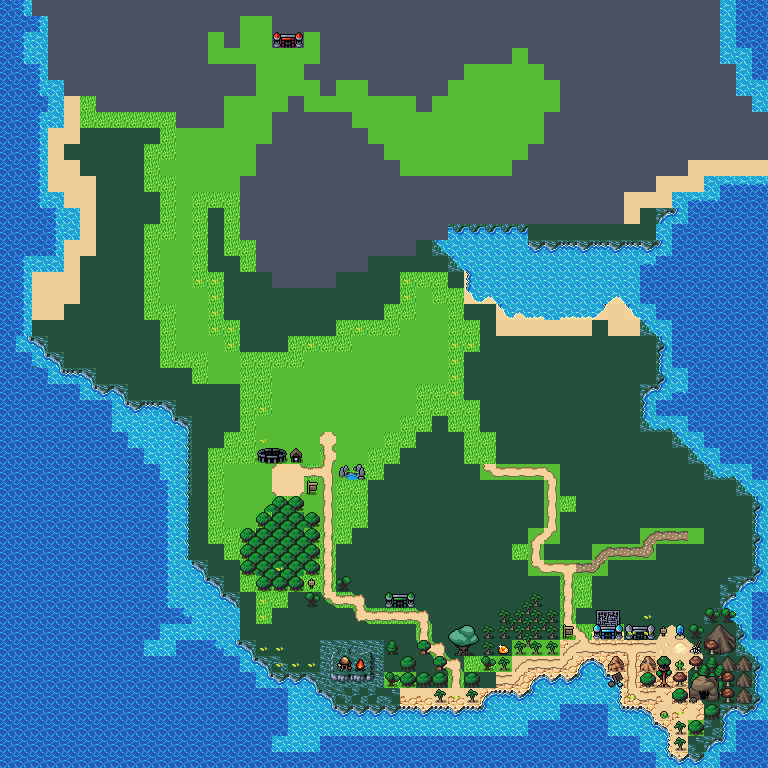

Rendered tile map (Tiled .tmx) drawn with the repository's tilesets; below, a short description and the map source with its tile grids summarised:
An orthogonal 48x48 tile map with 16x16 px tiles, 9 tile layers (Base, Detail, TopDetail, TopDetail2, ...), 19 tilesets.

<map version="1.5" tiledversion="1.7.0" orientation="orthogonal" renderorder="right-down" width="48" height="48" tilewidth="16" tileheight="16" infinite="0" nextlayerid="12" nextobjectid="1">
 <editorsettings>
  <export target="overworld2.json" format="json" />
 </editorsettings>
 <tileset firstgid="1" name="allbuildingtileset" tilewidth="16" tileheight="16" tilecount="672" columns="16">
  <image source="../tilesets/allbuildingtileset.png" width="256" height="672" />
 </tileset>
 <tileset firstgid="673" name="OceanAnimated" tilewidth="16" tileheight="16" tilecount="168" columns="8">
  <image source="../tilesets/ocean/OceanAnimated.png" width="128" height="336" />
  <tile id="8">
   <properties>
    <property name="collides" type="bool" value="true" />
   </properties>
   <animation>
    <frame tileid="8" duration="300" />
    <frame tileid="9" duration="300" />
    <frame tileid="10" duration="300" />
    <frame tileid="11" duration="300" />
    <frame tileid="12" duration="300" />
    <frame tileid="13" duration="300" />
    <frame tileid="14" duration="300" />
    <frame tileid="15" duration="300" />
   </animation>
  </tile>
  <tile id="16">
   <animation>
    <frame tileid="16" duration="300" />
    <frame tileid="17" duration="300" />
    <frame tileid="18" duration="300" />
    <frame tileid="19" duration="300" />
    <frame tileid="20" duration="300" />
    <frame tileid="21" duration="300" />
    <frame tileid="22" duration="300" />
    <frame tileid="23" duration="300" />
   </animation>
  </tile>
  <tile id="40">
   <animation>
    <frame tileid="40" duration="300" />
    <frame tileid="41" duration="300" />
    <frame tileid="42" duration="300" />
    <frame tileid="43" duration="300" />
    <frame tileid="44" duration="300" />
    <frame tileid="45" duration="300" />
    <frame tileid="46" duration="300" />
    <frame tileid="47" duration="300" />
   </animation>
  </tile>
  <tile id="48">
   <animation>
    <frame tileid="48" duration="300" />
    <frame tileid="49" duration="300" />
    <frame tileid="50" duration="300" />
    <frame tileid="51" duration="300" />
    <frame tileid="52" duration="300" />
    <frame tileid="53" duration="300" />
    <frame tileid="54" duration="300" />
    <frame tileid="55" duration="300" />
   </animation>
  </tile>
  <tile id="72">
   <animation>
    <frame tileid="72" duration="300" />
    <frame tileid="73" duration="300" />
    <frame tileid="74" duration="300" />
    <frame tileid="75" duration="300" />
    <frame tileid="76" duration="300" />
    <frame tileid="77" duration="300" />
    <frame tileid="78" duration="300" />
    <frame tileid="79" duration="300" />
   </animation>
  </tile>
  <tile id="80">
   <animation>
    <frame tileid="80" duration="300" />
    <frame tileid="81" duration="300" />
    <frame tileid="82" duration="300" />
    <frame tileid="83" duration="300" />
    <frame tileid="84" duration="300" />
    <frame tileid="85" duration="300" />
    <frame tileid="86" duration="300" />
    <frame tileid="87" duration="300" />
   </animation>
  </tile>
  <tile id="96">
   <animation>
    <frame tileid="96" duration="300" />
    <frame tileid="97" duration="300" />
    <frame tileid="98" duration="300" />
    <frame tileid="99" duration="300" />
    <frame tileid="100" duration="300" />
    <frame tileid="101" duration="300" />
    <frame tileid="102" duration="300" />
    <frame tileid="103" duration="300" />
   </animation>
  </tile>
  <tile id="112">
   <animation>
    <frame tileid="112" duration="300" />
    <frame tileid="113" duration="300" />
    <frame tileid="114" duration="300" />
    <frame tileid="115" duration="300" />
    <frame tileid="116" duration="300" />
    <frame tileid="117" duration="300" />
    <frame tileid="118" duration="300" />
    <frame tileid="119" duration="300" />
   </animation>
  </tile>
 </tileset>
 <tileset firstgid="841" name="Marsh" tilewidth="16" tileheight="16" tilecount="320" columns="16">
  <image source="../tilesets/marsh/Marsh.png" width="256" height="320" />
 </tileset>
 <tileset firstgid="1161" name="MarshCoast" tilewidth="16" tileheight="16" tilecount="200" columns="8">
  <image source="../tilesets/marsh/MarshCoast.png" width="128" height="400" />
  <tile id="16">
   <animation>
    <frame tileid="16" duration="300" />
    <frame tileid="17" duration="300" />
    <frame tileid="18" duration="300" />
    <frame tileid="19" duration="300" />
    <frame tileid="20" duration="300" />
    <frame tileid="21" duration="300" />
    <frame tileid="22" duration="300" />
    <frame tileid="23" duration="300" />
   </animation>
  </tile>
  <tile id="56">
   <animation>
    <frame tileid="56" duration="300" />
    <frame tileid="57" duration="300" />
    <frame tileid="58" duration="300" />
    <frame tileid="59" duration="300" />
    <frame tileid="60" duration="300" />
    <frame tileid="61" duration="300" />
    <frame tileid="62" duration="300" />
    <frame tileid="63" duration="300" />
   </animation>
  </tile>
  <tile id="64">
   <animation>
    <frame tileid="64" duration="300" />
    <frame tileid="65" duration="300" />
    <frame tileid="66" duration="300" />
    <frame tileid="67" duration="300" />
    <frame tileid="68" duration="300" />
    <frame tileid="69" duration="300" />
    <frame tileid="70" duration="300" />
    <frame tileid="71" duration="300" />
   </animation>
  </tile>
  <tile id="72">
   <animation>
    <frame tileid="72" duration="300" />
    <frame tileid="73" duration="300" />
    <frame tileid="74" duration="300" />
    <frame tileid="75" duration="300" />
    <frame tileid="76" duration="300" />
    <frame tileid="77" duration="300" />
    <frame tileid="78" duration="300" />
    <frame tileid="79" duration="300" />
   </animation>
  </tile>
  <tile id="80">
   <animation>
    <frame tileid="80" duration="300" />
    <frame tileid="81" duration="300" />
    <frame tileid="82" duration="300" />
    <frame tileid="83" duration="300" />
    <frame tileid="84" duration="300" />
    <frame tileid="85" duration="300" />
    <frame tileid="86" duration="300" />
    <frame tileid="87" duration="300" />
   </animation>
  </tile>
  <tile id="96">
   <animation>
    <frame tileid="96" duration="300" />
    <frame tileid="97" duration="300" />
    <frame tileid="98" duration="300" />
    <frame tileid="99" duration="300" />
    <frame tileid="100" duration="300" />
    <frame tileid="101" duration="300" />
    <frame tileid="102" duration="300" />
    <frame tileid="103" duration="300" />
   </animation>
  </tile>
  <tile id="104">
   <animation>
    <frame tileid="104" duration="300" />
    <frame tileid="105" duration="300" />
    <frame tileid="106" duration="300" />
    <frame tileid="107" duration="300" />
    <frame tileid="108" duration="300" />
    <frame tileid="109" duration="300" />
    <frame tileid="110" duration="300" />
    <frame tileid="111" duration="300" />
   </animation>
  </tile>
  <tile id="128">
   <animation>
    <frame tileid="128" duration="300" />
    <frame tileid="129" duration="300" />
    <frame tileid="130" duration="300" />
    <frame tileid="131" duration="300" />
    <frame tileid="132" duration="300" />
    <frame tileid="133" duration="300" />
    <frame tileid="134" duration="300" />
    <frame tileid="134" duration="300" />
    <frame tileid="135" duration="300" />
   </animation>
  </tile>
 </tileset>
 <tileset firstgid="1361" name="MarshLand" tilewidth="16" tileheight="16" tilecount="200" columns="8">
  <image source="../tilesets/marsh/MarshLand.png" width="128" height="400" />
 </tileset>
 <tileset firstgid="1561" name="Lava" tilewidth="16" tileheight="16" tilecount="320" columns="16">
  <image source="../tilesets/lava/Lava.png" width="256" height="320" />
 </tileset>
 <tileset firstgid="1881" name="LavaCoast" tilewidth="16" tileheight="16" tilecount="200" columns="8">
  <image source="../tilesets/lava/LavaCoast.png" width="128" height="400" />
 </tileset>
 <tileset firstgid="2081" name="LavaLand" tilewidth="16" tileheight="16" tilecount="200" columns="8">
  <image source="../tilesets/lava/LavaLand.png" width="128" height="400" />
 </tileset>
 <tileset firstgid="2281" name="Grass" tilewidth="16" tileheight="16" tilecount="320" columns="16">
  <image source="../tilesets/grass/Grass.png" width="256" height="320" />
 </tileset>
 <tileset firstgid="2601" name="GrassCoast" tilewidth="16" tileheight="16" tilecount="200" columns="8">
  <image source="../tilesets/grass/GrassCoast.png" width="128" height="400" />
 </tileset>
 <tileset firstgid="2801" name="GrassLand" tilewidth="16" tileheight="16" tilecount="200" columns="8">
  <image source="../tilesets/grass/GrassLand.png" width="128" height="400" />
 </tileset>
 <tileset firstgid="3001" name="treesmountains" tilewidth="16" tileheight="16" tilecount="1612" columns="52">
  <image source="../tilesets/treesmountains.png" width="832" height="496" />
 </tileset>
 <tileset firstgid="4613" name="grass1" tilewidth="16" tileheight="16" tilecount="16" columns="16">
  <image source="../tilesets/grass1.png" width="256" height="16" />
 </tileset>
 <tileset firstgid="4629" name="grass2" tilewidth="16" tileheight="16" tilecount="16" columns="16">
  <image source="../tilesets/grass2.png" width="256" height="16" />
  <tile id="0">
   <animation>
    <frame tileid="0" duration="300" />
    <frame tileid="1" duration="300" />
    <frame tileid="2" duration="300" />
    <frame tileid="3" duration="300" />
    <frame tileid="4" duration="300" />
    <frame tileid="5" duration="300" />
    <frame tileid="6" duration="300" />
    <frame tileid="7" duration="300" />
    <frame tileid="8" duration="300" />
    <frame tileid="9" duration="300" />
    <frame tileid="10" duration="300" />
    <frame tileid="11" duration="300" />
    <frame tileid="12" duration="300" />
    <frame tileid="13" duration="300" />
    <frame tileid="14" duration="300" />
    <frame tileid="15" duration="300" />
   </animation>
  </tile>
 </tileset>
 <tileset firstgid="4645" name="grass3" tilewidth="16" tileheight="16" tilecount="16" columns="16">
  <image source="../tilesets/grass3.png" width="256" height="16" />
 </tileset>
 <tileset firstgid="4661" name="Cave" tilewidth="16" tileheight="16" tilecount="352" columns="16">
  <image source="../tilesets/cave/Cave.png" width="256" height="352" />
 </tileset>
 <tileset firstgid="5013" name="CaveLand" tilewidth="16" tileheight="16" tilecount="200" columns="8">
  <image source="../tilesets/cave/CaveLand.png" width="128" height="400" />
 </tileset>
 <tileset firstgid="5213" name="CaveRock" tilewidth="16" tileheight="16" tilecount="200" columns="8">
  <image source="../tilesets/cave/CaveRock.png" width="128" height="400" />
  <tile id="16">
   <animation>
    <frame tileid="16" duration="300" />
    <frame tileid="17" duration="300" />
    <frame tileid="18" duration="300" />
    <frame tileid="19" duration="300" />
    <frame tileid="20" duration="300" />
    <frame tileid="21" duration="300" />
    <frame tileid="22" duration="300" />
    <frame tileid="23" duration="300" />
   </animation>
  </tile>
  <tile id="56">
   <animation>
    <frame tileid="56" duration="300" />
    <frame tileid="57" duration="300" />
    <frame tileid="58" duration="300" />
    <frame tileid="59" duration="300" />
    <frame tileid="60" duration="300" />
    <frame tileid="61" duration="300" />
    <frame tileid="62" duration="300" />
    <frame tileid="63" duration="300" />
   </animation>
  </tile>
  <tile id="72">
   <animation>
    <frame tileid="72" duration="300" />
    <frame tileid="73" duration="300" />
    <frame tileid="74" duration="300" />
    <frame tileid="75" duration="300" />
    <frame tileid="76" duration="300" />
    <frame tileid="77" duration="300" />
    <frame tileid="78" duration="300" />
    <frame tileid="79" duration="300" />
   </animation>
  </tile>
  <tile id="144">
   <animation>
    <frame tileid="144" duration="300" />
    <frame tileid="145" duration="300" />
    <frame tileid="146" duration="300" />
    <frame tileid="147" duration="300" />
    <frame tileid="148" duration="300" />
    <frame tileid="149" duration="300" />
    <frame tileid="150" duration="300" />
    <frame tileid="151" duration="300" />
   </animation>
  </tile>
 </tileset>
 <tileset firstgid="5413" name="roads" tilewidth="16" tileheight="16" tilecount="176" columns="16">
  <image source="../tilesets/roads.png" width="256" height="176" />
 </tileset>
 <layer id="1" name="Base" width="48" height="48" opacity="0.98">
  <data>[2304 cells, 2304 non-empty, 13 distinct tile ids]</data>
 </layer>
 <layer id="10" name="Detail" width="48" height="48">
  <data>[2304 cells, 276 non-empty, 69 distinct tile ids]</data>
 </layer>
 <layer id="11" name="TopDetail" width="48" height="48">
  <data>[2304 cells, 235 non-empty, 31 distinct tile ids]</data>
 </layer>
 <layer id="5" name="TopDetail2" width="48" height="48">
  <data>[2304 cells, 88 non-empty, 38 distinct tile ids]</data>
 </layer>
 <layer id="6" name="TopDetail3" width="48" height="48">
  <data>[2304 cells, 14 non-empty, 14 distinct tile ids]</data>
 </layer>
 <layer id="7" name="Trees" width="48" height="48">
  <data>[2304 cells, 36 non-empty, 16 distinct tile ids]</data>
 </layer>
 <layer id="8" name="Trees2" width="48" height="48">
  <data>[2304 cells, 17 non-empty, 6 distinct tile ids]</data>
 </layer>
 <layer id="9" name="Trees3" width="48" height="48">
  <data>[2304 cells, 4 non-empty, 4 distinct tile ids]</data>
 </layer>
 <layer id="4" name="InFrontOfPlayer" width="48" height="48">
  <data>[2304 cells, 5 non-empty, 4 distinct tile ids]</data>
 </layer>
</map>
